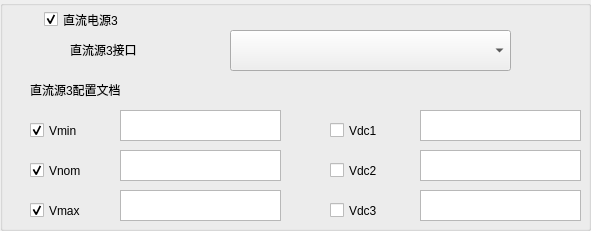
   <widget class="QGroupBox" name="groupBox_10">
    <property name="geometry">
     <rect>
      <x>0</x>
      <y>330</y>
      <width>591</width>
      <height>231</height>
     </rect>
    </property>
    <property name="title">
     <string/>
    </property>
    <widget class="QComboBox" name="comboBox_S1_DC3_PORT">
     <property name="geometry">
      <rect>
       <x>230</x>
       <y>30</y>
       <width>281</width>
       <height>41</height>
      </rect>
     </property>
    </widget>
    <widget class="QLabel" name="label_41">
     <property name="geometry">
      <rect>
       <x>30</x>
       <y>80</y>
       <width>141</width>
       <height>20</height>
      </rect>
     </property>
     <property name="text">
      <string>直流源3配置文档</string>
     </property>
    </widget>
    <widget class="QTextEdit" name="textEdit_S1_DC3_Vmin">
     <property name="geometry">
      <rect>
       <x>120</x>
       <y>110</y>
       <width>161</width>
       <height>31</height>
      </rect>
     </property>
     <property name="html">
      <string>&lt;!DOCTYPE HTML PUBLIC &quot;-//W3C//DTD HTML 4.0//EN&quot; &quot;http://www.w3.org/TR/REC-html40/strict.dtd&quot;&gt;
&lt;html&gt;&lt;head&gt;&lt;meta name=&quot;qrichtext&quot; content=&quot;1&quot; /&gt;&lt;style type=&quot;text/css&quot;&gt;
p, li { white-space: pre-wrap; }
&lt;/style&gt;&lt;/head&gt;&lt;body style=&quot; font-family:'宋体'; font-size:10pt; font-weight:400; font-style:normal;&quot;&gt;
&lt;p style=&quot;-qt-paragraph-type:empty; margin-top:0px; margin-bottom:0px; margin-left:0px; margin-right:0px; -qt-block-indent:0; text-indent:0px; font-family:'SimSun'; font-size:9pt;&quot;&gt;&lt;br /&gt;&lt;/p&gt;&lt;/body&gt;&lt;/html&gt;</string>
     </property>
    </widget>
    <widget class="QLabel" name="label_42">
     <property name="geometry">
      <rect>
       <x>70</x>
       <y>40</y>
       <width>111</width>
       <height>20</height>
      </rect>
     </property>
     <property name="text">
      <string>直流源3接口</string>
     </property>
    </widget>
    <widget class="QCheckBox" name="checkBox_S1_DC3">
     <property name="geometry">
      <rect>
       <x>44</x>
       <y>4</y>
       <width>111</width>
       <height>31</height>
      </rect>
     </property>
     <property name="text">
      <string>直流电源3</string>
     </property>
     <property name="checked">
      <bool>true</bool>
     </property>
    </widget>
    <widget class="QCheckBox" name="checkBox_S1_DC3_Vmin">
     <property name="geometry">
      <rect>
       <x>30</x>
       <y>120</y>
       <width>71</width>
       <height>21</height>
      </rect>
     </property>
     <property name="text">
      <string>Vmin</string>
     </property>
     <property name="checked">
      <bool>true</bool>
     </property>
    </widget>
    <widget class="QCheckBox" name="checkBox_S1_DC3_Vnom">
     <property name="geometry">
      <rect>
       <x>30</x>
       <y>160</y>
       <width>71</width>
       <height>21</height>
      </rect>
     </property>
     <property name="text">
      <string>Vnom</string>
     </property>
     <property name="checked">
      <bool>true</bool>
     </property>
    </widget>
    <widget class="QTextEdit" name="textEdit_S1_DC3_Vnom">
     <property name="geometry">
      <rect>
       <x>120</x>
       <y>150</y>
       <width>161</width>
       <height>31</height>
      </rect>
     </property>
     <property name="html">
      <string>&lt;!DOCTYPE HTML PUBLIC &quot;-//W3C//DTD HTML 4.0//EN&quot; &quot;http://www.w3.org/TR/REC-html40/strict.dtd&quot;&gt;
&lt;html&gt;&lt;head&gt;&lt;meta name=&quot;qrichtext&quot; content=&quot;1&quot; /&gt;&lt;style type=&quot;text/css&quot;&gt;
p, li { white-space: pre-wrap; }
&lt;/style&gt;&lt;/head&gt;&lt;body style=&quot; font-family:'宋体'; font-size:10pt; font-weight:400; font-style:normal;&quot;&gt;
&lt;p style=&quot;-qt-paragraph-type:empty; margin-top:0px; margin-bottom:0px; margin-left:0px; margin-right:0px; -qt-block-indent:0; text-indent:0px; font-family:'SimSun'; font-size:9pt;&quot;&gt;&lt;br /&gt;&lt;/p&gt;&lt;/body&gt;&lt;/html&gt;</string>
     </property>
    </widget>
    <widget class="QCheckBox" name="checkBox_S1_DC3_Vmax">
     <property name="geometry">
      <rect>
       <x>30</x>
       <y>200</y>
       <width>71</width>
       <height>21</height>
      </rect>
     </property>
     <property name="text">
      <string>Vmax</string>
     </property>
     <property name="checked">
      <bool>true</bool>
     </property>
    </widget>
    <widget class="QTextEdit" name="textEdit_S1_DC3_Vmax">
     <property name="geometry">
      <rect>
       <x>120</x>
       <y>190</y>
       <width>161</width>
       <height>31</height>
      </rect>
     </property>
     <property name="html">
      <string>&lt;!DOCTYPE HTML PUBLIC &quot;-//W3C//DTD HTML 4.0//EN&quot; &quot;http://www.w3.org/TR/REC-html40/strict.dtd&quot;&gt;
&lt;html&gt;&lt;head&gt;&lt;meta name=&quot;qrichtext&quot; content=&quot;1&quot; /&gt;&lt;style type=&quot;text/css&quot;&gt;
p, li { white-space: pre-wrap; }
&lt;/style&gt;&lt;/head&gt;&lt;body style=&quot; font-family:'宋体'; font-size:10pt; font-weight:400; font-style:normal;&quot;&gt;
&lt;p style=&quot;-qt-paragraph-type:empty; margin-top:0px; margin-bottom:0px; margin-left:0px; margin-right:0px; -qt-block-indent:0; text-indent:0px; font-family:'SimSun'; font-size:9pt;&quot;&gt;&lt;br /&gt;&lt;/p&gt;&lt;/body&gt;&lt;/html&gt;</string>
     </property>
    </widget>
    <widget class="QTextEdit" name="textEdit_S1_DC3_Vdc1">
     <property name="geometry">
      <rect>
       <x>420</x>
       <y>110</y>
       <width>161</width>
       <height>31</height>
      </rect>
     </property>
     <property name="html">
      <string>&lt;!DOCTYPE HTML PUBLIC &quot;-//W3C//DTD HTML 4.0//EN&quot; &quot;http://www.w3.org/TR/REC-html40/strict.dtd&quot;&gt;
&lt;html&gt;&lt;head&gt;&lt;meta name=&quot;qrichtext&quot; content=&quot;1&quot; /&gt;&lt;style type=&quot;text/css&quot;&gt;
p, li { white-space: pre-wrap; }
&lt;/style&gt;&lt;/head&gt;&lt;body style=&quot; font-family:'宋体'; font-size:10pt; font-weight:400; font-style:normal;&quot;&gt;
&lt;p style=&quot;-qt-paragraph-type:empty; margin-top:0px; margin-bottom:0px; margin-left:0px; margin-right:0px; -qt-block-indent:0; text-indent:0px; font-family:'SimSun'; font-size:9pt;&quot;&gt;&lt;br /&gt;&lt;/p&gt;&lt;/body&gt;&lt;/html&gt;</string>
     </property>
    </widget>
    <widget class="QCheckBox" name="checkBox_S1_DC3_Vdc1">
     <property name="geometry">
      <rect>
       <x>330</x>
       <y>120</y>
       <width>81</width>
       <height>21</height>
      </rect>
     </property>
     <property name="text">
      <string>Vdc1</string>
     </property>
     <property name="checked">
      <bool>false</bool>
     </property>
    </widget>
    <widget class="QCheckBox" name="checkBox_S1_DC3_Vdc3">
     <property name="geometry">
      <rect>
       <x>330</x>
       <y>200</y>
       <width>81</width>
       <height>21</height>
      </rect>
     </property>
     <property name="text">
      <string>Vdc3</string>
     </property>
     <property name="checked">
      <bool>false</bool>
     </property>
    </widget>
    <widget class="QTextEdit" name="textEdit_S1_DC3_Vdc2">
     <property name="geometry">
      <rect>
       <x>420</x>
       <y>150</y>
       <width>161</width>
       <height>31</height>
      </rect>
     </property>
     <property name="html">
      <string>&lt;!DOCTYPE HTML PUBLIC &quot;-//W3C//DTD HTML 4.0//EN&quot; &quot;http://www.w3.org/TR/REC-html40/strict.dtd&quot;&gt;
&lt;html&gt;&lt;head&gt;&lt;meta name=&quot;qrichtext&quot; content=&quot;1&quot; /&gt;&lt;style type=&quot;text/css&quot;&gt;
p, li { white-space: pre-wrap; }
&lt;/style&gt;&lt;/head&gt;&lt;body style=&quot; font-family:'宋体'; font-size:10pt; font-weight:400; font-style:normal;&quot;&gt;
&lt;p style=&quot;-qt-paragraph-type:empty; margin-top:0px; margin-bottom:0px; margin-left:0px; margin-right:0px; -qt-block-indent:0; text-indent:0px; font-family:'SimSun'; font-size:9pt;&quot;&gt;&lt;br /&gt;&lt;/p&gt;&lt;/body&gt;&lt;/html&gt;</string>
     </property>
    </widget>
    <widget class="QTextEdit" name="textEdit_S1_DC3_Vdc3">
     <property name="geometry">
      <rect>
       <x>420</x>
       <y>190</y>
       <width>161</width>
       <height>31</height>
      </rect>
     </property>
     <property name="html">
      <string>&lt;!DOCTYPE HTML PUBLIC &quot;-//W3C//DTD HTML 4.0//EN&quot; &quot;http://www.w3.org/TR/REC-html40/strict.dtd&quot;&gt;
&lt;html&gt;&lt;head&gt;&lt;meta name=&quot;qrichtext&quot; content=&quot;1&quot; /&gt;&lt;style type=&quot;text/css&quot;&gt;
p, li { white-space: pre-wrap; }
&lt;/style&gt;&lt;/head&gt;&lt;body style=&quot; font-family:'宋体'; font-size:10pt; font-weight:400; font-style:normal;&quot;&gt;
&lt;p style=&quot;-qt-paragraph-type:empty; margin-top:0px; margin-bottom:0px; margin-left:0px; margin-right:0px; -qt-block-indent:0; text-indent:0px; font-family:'SimSun'; font-size:9pt;&quot;&gt;&lt;br /&gt;&lt;/p&gt;&lt;/body&gt;&lt;/html&gt;</string>
     </property>
    </widget>
    <widget class="QCheckBox" name="checkBox_S1_DC3_Vdc2">
     <property name="geometry">
      <rect>
       <x>330</x>
       <y>160</y>
       <width>81</width>
       <height>21</height>
      </rect>
     </property>
     <property name="text">
      <string>Vdc2</string>
     </property>
     <property name="checked">
      <bool>false</bool>
     </property>
    </widget>
   </widget>
